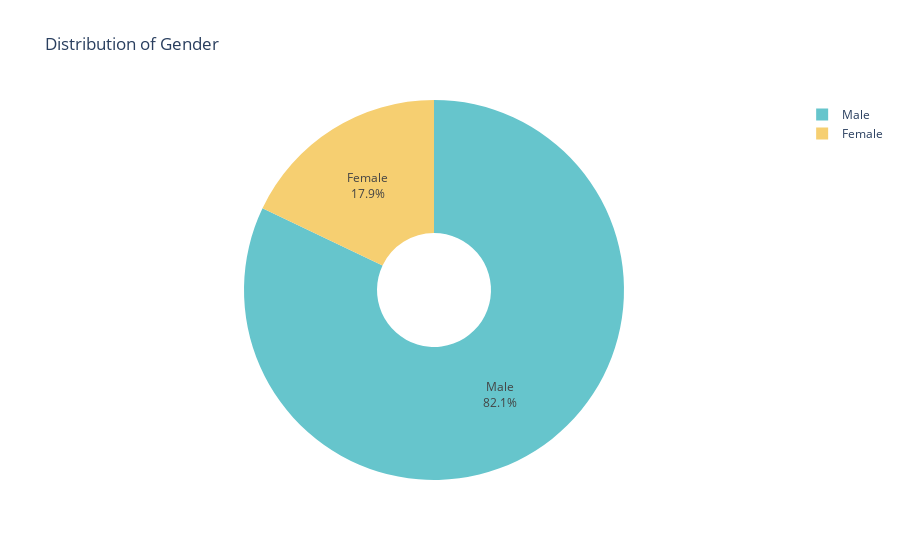
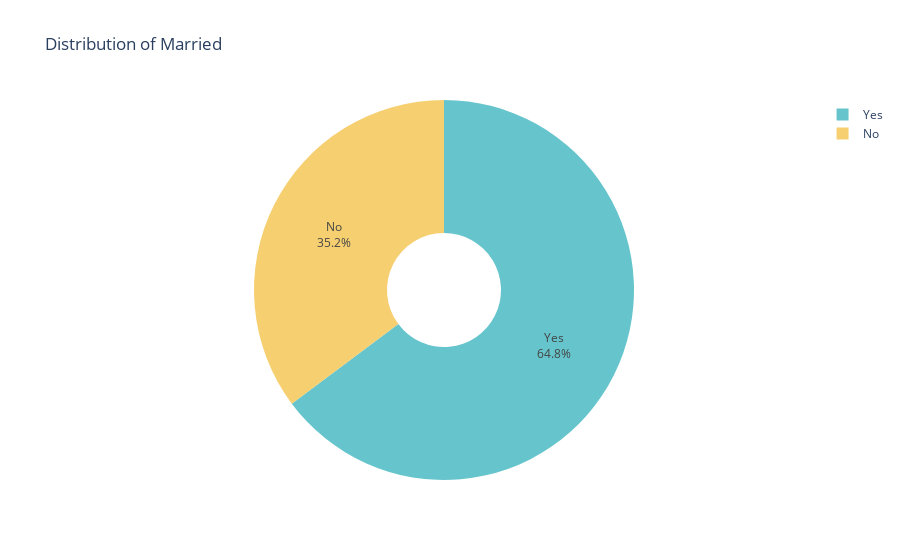
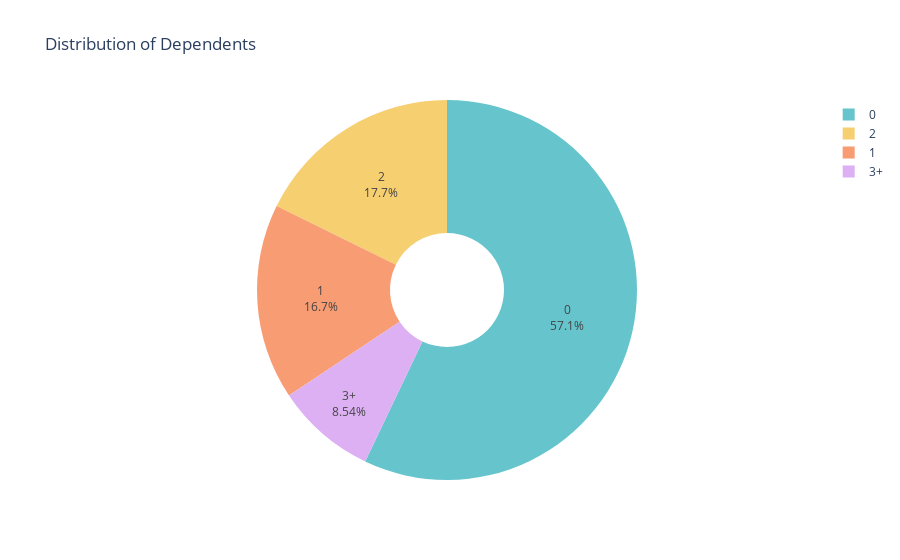
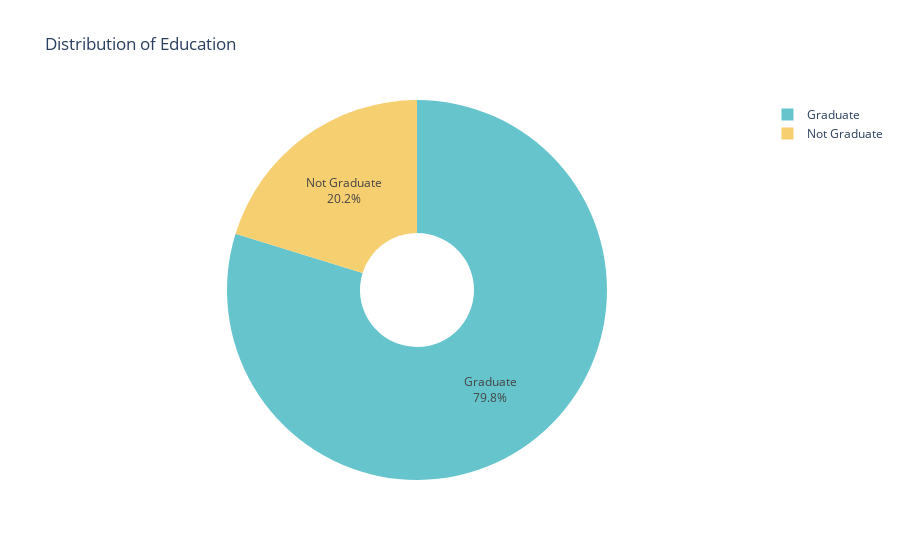

Notebook cell for these charts, in order:
### Markdown cell above
# DATA VISUALISATION

### Code cell
# Function to generate visualizations for categorical variables
def plot_categorical_variable(df, column):
    # Pie chart
    counts = df[column].value_counts()
    fig_pie = px.pie(
        names=counts.index, 
        values=counts.values, 
        title=f'Distribution of {column}',
        hole=0.3,
        color_discrete_sequence=px.colors.qualitative.Pastel
    )
    fig_pie.update_traces(textinfo='percent+label')
    
    return fig_pie

# Generate visualizations for each categorical variable
categorical_vars = ['Gender', 'Married', 'Dependents', 'Education', 'Self_Employed', 'Property_Area', 'Loan_Status']
visualizations = {var: plot_categorical_variable(data, var) for var in categorical_vars}

# Function to analyze Loan_Status based on other variables
def plot_loan_status_breakdown(df, vars_to_analyze):
    # Create a grid of subplots
    fig = make_subplots(
        rows=len(vars_to_analyze), 
        cols=1, 
        subplot_titles=[f'Distribution of Loan Status by {var}' for var in vars_to_analyze],
        vertical_spacing=0.1
    )
    
    # Colors for Loan_Status
    colors = {'Y': 'green', 'N': 'red'}
    
    # For each variable
    for i, var in enumerate(vars_to_analyze, 1):
        # Group data by variable and loan status
        grouped = df.groupby([var, 'Loan_Status']).size().unstack(fill_value=0)
        
        # Create stacked bar charts
        for status in ['Y', 'N']:
            trace = go.Bar(
                x=grouped.index, 
                y=grouped[status], 
                name=f'Loan Status {status}', 
                marker_color=colors[status],
                text=grouped[status],
                textposition='inside'
            )
            fig.add_trace(trace, row=i, col=1)
        
        # Update axes layout
        fig.update_xaxes(title_text=var, row=i, col=1)
        fig.update_yaxes(title_text='Number of Loans', row=i, col=1)
    
    # Update layout
    fig.update_layout(
        height=300 * len(vars_to_analyze), 
        title_text='Loan Status Breakdown by Variables',
        barmode='stack'
    )
    
    return fig

# Variables to analyze
vars_to_analyze = ['Gender', 'Married', 'Dependents', 'Education', 'Self_Employed', 'Property_Area']

# Generate the loan status breakdown chart
loan_status_breakdown = plot_loan_status_breakdown(data, vars_to_analyze)

print("### Detailed Statistics ###")
for var in categorical_vars:
    print(f"\n{var} :")
    print(data[var].value_counts())
    print(data[var].value_counts(normalize=True).map('{:.2%}'.format))
    
    # Display pie chart visualization
    print(f"\nVisualization of {var} :")
    visualizations[var].show()

# Display loan status breakdown chart
print("\nLoan Status Breakdown by Variables:")
loan_status_breakdown.show()

### Figure 1 — Plotly figure (JSON) as saved in the notebook; plotly's stock layout.template omitted (floating-point values rounded to 4 significant figures)
{"data": [{"domain": {"x": [0, 1], "y": [0, 1]}, "hole": 0.3, "hovertemplate": "label=%{label}<br>value=%{value}<extra></extra>", "labels": ["Male", "Female"], "legendgroup": "", "name": "", "showlegend": true, "textinfo": "percent+label", "type": "pie", "values": [394, 86]}], "layout": {"legend": {"tracegroupgap": 0}, "piecolorway": ["rgb(102, 197, 204)", "rgb(246, 207, 113)", "rgb(248, 156, 116)", "rgb(220, 176, 242)", "rgb(135, 197, 95)", "rgb(158, 185, 243)", "rgb(254, 136, 177)", "rgb(201, 219, 116)", "rgb(139, 224, 164)", "rgb(180, 151, 231)", "rgb(179, 179, 179)"], "title": {"text": "Distribution of Gender"}}}

### Figure 2 — Plotly figure (JSON) as saved in the notebook; plotly's stock layout.template omitted (floating-point values rounded to 4 significant figures)
{"data": [{"domain": {"x": [0, 1], "y": [0, 1]}, "hole": 0.3, "hovertemplate": "label=%{label}<br>value=%{value}<extra></extra>", "labels": ["Yes", "No"], "legendgroup": "", "name": "", "showlegend": true, "textinfo": "percent+label", "type": "pie", "values": [311, 169]}], "layout": {"legend": {"tracegroupgap": 0}, "piecolorway": ["rgb(102, 197, 204)", "rgb(246, 207, 113)", "rgb(248, 156, 116)", "rgb(220, 176, 242)", "rgb(135, 197, 95)", "rgb(158, 185, 243)", "rgb(254, 136, 177)", "rgb(201, 219, 116)", "rgb(139, 224, 164)", "rgb(180, 151, 231)", "rgb(179, 179, 179)"], "title": {"text": "Distribution of Married"}}}

### Figure 3 — Plotly figure (JSON) as saved in the notebook; plotly's stock layout.template omitted (floating-point values rounded to 4 significant figures)
{"data": [{"domain": {"x": [0, 1], "y": [0, 1]}, "hole": 0.3, "hovertemplate": "label=%{label}<br>value=%{value}<extra></extra>", "labels": ["0", "2", "1", "3+"], "legendgroup": "", "name": "", "showlegend": true, "textinfo": "percent+label", "type": "pie", "values": [274, 85, 80, 41]}], "layout": {"legend": {"tracegroupgap": 0}, "piecolorway": ["rgb(102, 197, 204)", "rgb(246, 207, 113)", "rgb(248, 156, 116)", "rgb(220, 176, 242)", "rgb(135, 197, 95)", "rgb(158, 185, 243)", "rgb(254, 136, 177)", "rgb(201, 219, 116)", "rgb(139, 224, 164)", "rgb(180, 151, 231)", "rgb(179, 179, 179)"], "title": {"text": "Distribution of Dependents"}}}

### Figure 4 — Plotly figure (JSON) as saved in the notebook; plotly's stock layout.template omitted (floating-point values rounded to 4 significant figures)
{"data": [{"domain": {"x": [0, 1], "y": [0, 1]}, "hole": 0.3, "hovertemplate": "label=%{label}<br>value=%{value}<extra></extra>", "labels": ["Graduate", "Not Graduate"], "legendgroup": "", "name": "", "showlegend": true, "textinfo": "percent+label", "type": "pie", "values": [383, 97]}], "layout": {"legend": {"tracegroupgap": 0}, "piecolorway": ["rgb(102, 197, 204)", "rgb(246, 207, 113)", "rgb(248, 156, 116)", "rgb(220, 176, 242)", "rgb(135, 197, 95)", "rgb(158, 185, 243)", "rgb(254, 136, 177)", "rgb(201, 219, 116)", "rgb(139, 224, 164)", "rgb(180, 151, 231)", "rgb(179, 179, 179)"], "title": {"text": "Distribution of Education"}}}
